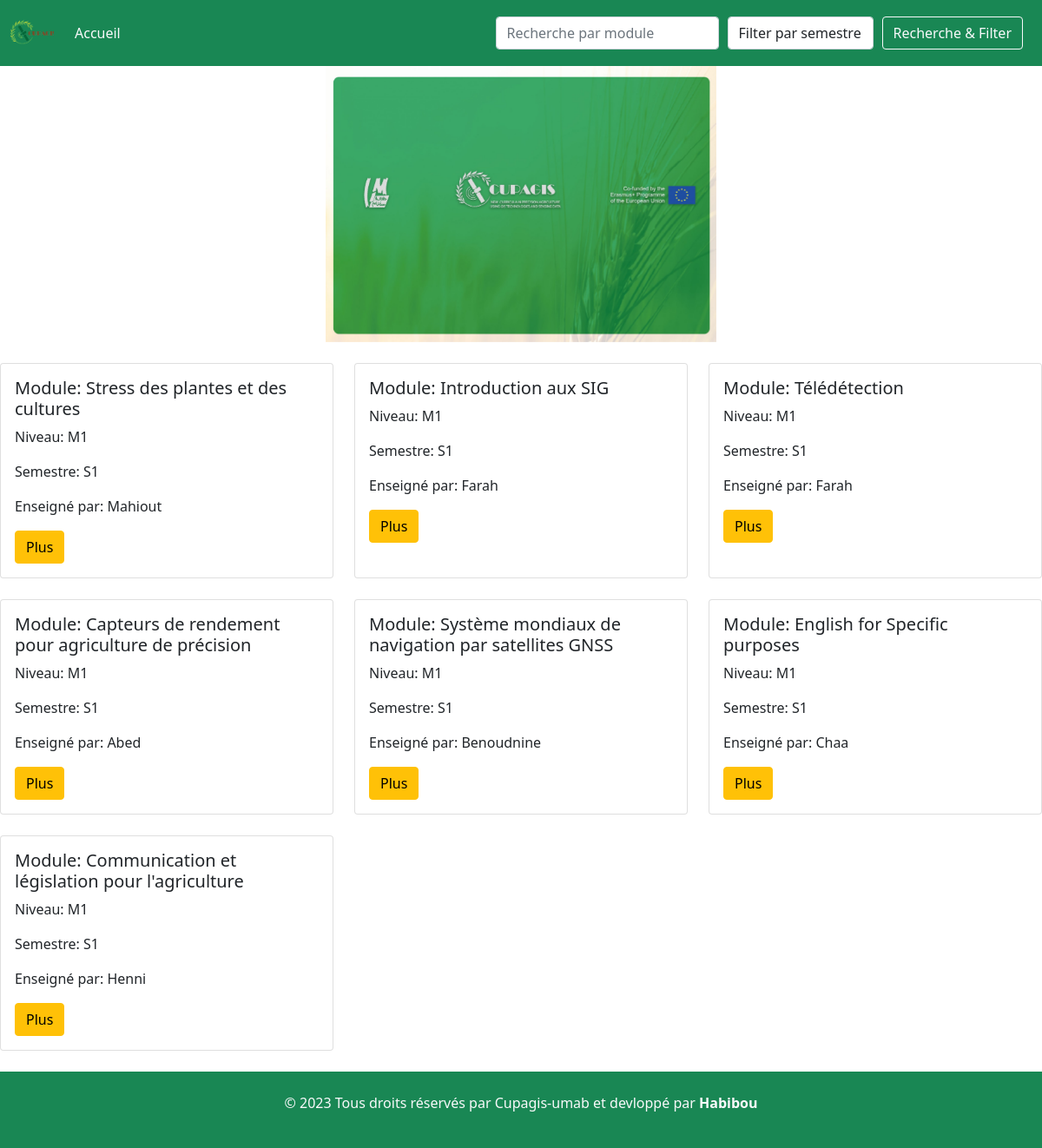
The page / on the database its author committed.
### cupagis/models.py (models this page shows, shortened)
class Module(models.Model):
    niveau_LISTE= (
        ('M1','Master1'),
        ('M2','Master2'),
    )
    semestre_LISTE= (
        ('S1','semestre1'),
        ('S2','semestre2'),
    )
    nom_Module = models.CharField(max_length=255,verbose_name='nom de module')
    img = models.FileField(upload_to='module_images/')
    niveau = models.CharField(max_length=2,choices=niveau_LISTE)
    semestre = models.CharField(max_length=2,choices=semestre_LISTE)
    prof = models.ForeignKey(User, on_delete=models.CASCADE,related_name='module')
    date_Creation = models.DateTimeField(verbose_name='date joined', auto_now_add=True)

### cupagis/views.py (the view)
# urls.py: path('', views.liste_modules, name='liste_modules'),
def liste_modules(request):
    modules = Module.objects.all()
    search_query = request.GET.get('search', '')  # Get the search query from the URL parameters
    if search_query:
        modules = modules.filter(nom_Module__icontains=search_query)
    niveau_filter = request.GET.get('niveau', '')
    if niveau_filter:
        modules = modules.filter(niveau=niveau_filter)
    semestre_filter = request.GET.get('semestre', '')
    if semestre_filter:
        modules = modules.filter(semestre=semestre_filter)
    context = {
        'title': 'Cupagis Umab',
        'modules': modules,
    }
    return render(request, 'Cupagis_system/layout.html', context)

### templates/Cupagis_system/layout.html (shortened to what this page needs)
{% load static %}
<!doctype html>
<html lang="en">
  <head>
    <link href="https://cdn.jsdelivr.net/npm/bootstrap@5.0.2/dist/css/bootstrap.min.css" rel="stylesheet">
  </head>
  <body>
    {% block content %}
        {% include '../Cupagis_system/header.html' %}
    <div id="content">
        {% include '../modules/lists_modules.html' %}
    </div>
<br>
    <div id="footer">
      {% include '../Cupagis_system/footer.html' %}
    </div>
    {% endblock %}
  </body>
</html>

### templates/modules/lists_modules.html (shortened to what this page needs)
{% block content %}
{% load static %}
<div class="d-flex justify-content-center">
  <div id="carouselExampleSlidesOnly" class="carousel slide" data-bs-ride="carousel">
    <div class="carousel-inner">
      <div class="carousel-item active">
        <img src="{% static 'cupagis.jpg' %}" class="d-block w-100" alt="Bienvenu au Cupagis" style="max-width: 450px;">
      </div>
    </div>
  </div>
</div>
<br>
<div class="row row-cols-1 row-cols-md-3 g-4">
  {% if modules %}
    {% for module in modules %}
      <div class="col">
        <div class="card h-100">
          <div class="card-body">
            <h5 class="card-title">Module: {{ module.nom_Module }}</h5>
            <p class="card-text">Niveau: {{ module.niveau }}</p>
            <p class="card-text">Semestre: {{ module.semestre }}</p>
            <p class="card-text">Enseigné par: {{ module.prof }}</p>
            <a href="{% url 'module_detail' module.id module.nom_Module %}" class="btn btn-warning">Plus</a>
          </div>
        </div>
      </div>
    {% endfor %}
  {% else %}
  <div class="justify-content-center text-center">
    <div class="alert alert-warning" role="alert">
      Aucun module ne correspond à vos critères de recherche!
    </div>
  </div>
  {% endif %}
</div>
{% endblock %}

### rows shown on the page
Module: nom_Module "Stress des plantes et des cultures", niveau "M1", semestre "S1", prof "Mahiout"
Module: nom_Module "Introduction aux SIG", niveau "M1", semestre "S1", prof "Farah"
Module: nom_Module "Télédétection", niveau "M1", semestre "S1", prof "Farah"
Module: nom_Module "Capteurs de rendement pour agriculture de précision", niveau "M1", semestre "S1", prof "Abed"
Module: nom_Module "Système mondiaux de navigation par satellites GNSS", niveau "M1", semestre "S1", prof "Benoudnine"
Module: nom_Module "English for Specific purposes", niveau "M1", semestre "S1", prof "Chaa"
Module: nom_Module "Communication et législation pour l'agriculture", niveau "M1", semestre "S1", prof "Henni"
